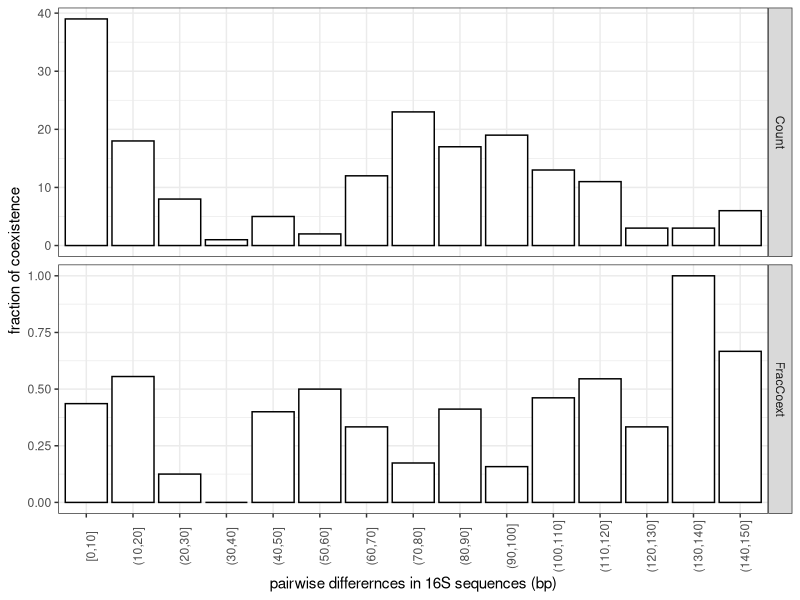
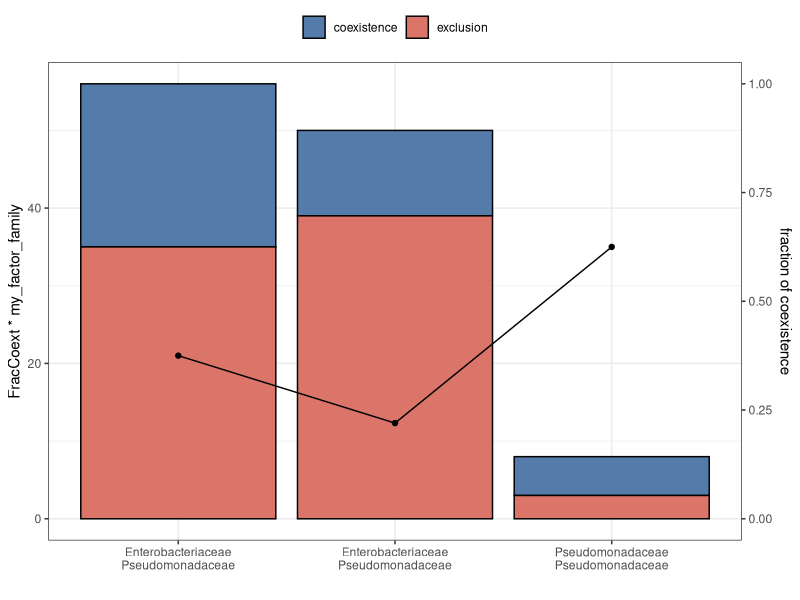
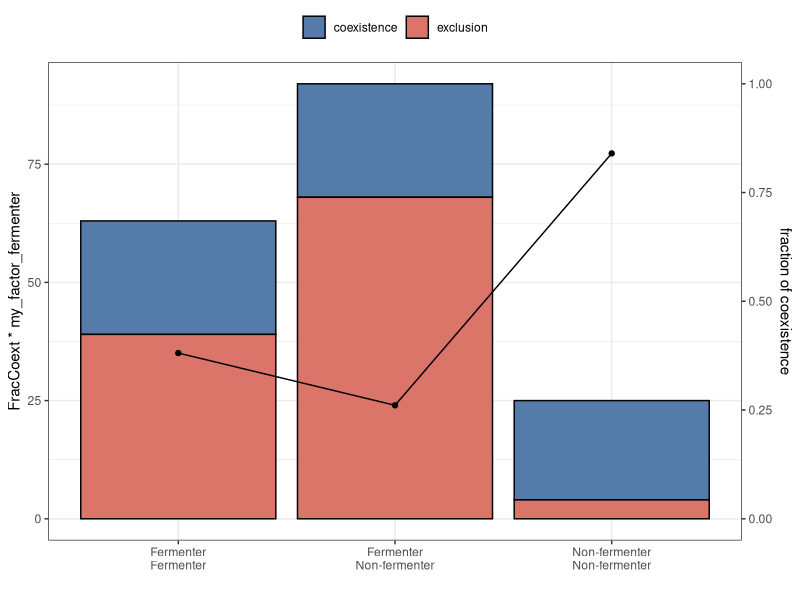

R code for these plots, in order: (Note: this script raises an error after producing the figures.)
#' Compare pairwise phylogenetic identities to the outcomes of pairwise competition.
#' The pairwise phylogenetic identities includes:
#' 1. RDP taxonomy
#' 2. 16S
#' 3. Branch distances on a tree
library(tidyverse)
#library(data.table)

pairs <- read_csv(here::here("data/output/pairs.csv"))
interaction_type <- c("exclusion", "coexistence", "neutrality", "mutual exclusion", "frequency-dependent\ncoexistence")
myColor = c("#DB7469", "#557BAA", "#8650C4", "red", "blue")
names(myColor) <- interaction_type


# Plot the pairs count----
## RDP Fermenter vs. fraction of coexistence ----
### Fraction
pairs_interaction_fermenter <- pairs %>%
  filter(PairFermenter != "") %>%
  filter(InteractionType != "", !is.na(PairFermenter)) %>%
  filter(InteractionType %in% c("coexistence", "exclusion")) %>%
  group_by(PairFermenter, InteractionType) %>%
  summarize(Count = n()) %>%
  spread(InteractionType, Count) %>%
  mutate(FracCoext = coexistence / (coexistence + exclusion))


### Plot
my_factor_fermenter <- apply(pairs_interaction_fermenter[,c("coexistence", "exclusion")], 1, sum) %>% max
p_pairs_interaction_fermenter <- pairs %>%
  filter(PairFermenter != "") %>%
  filter(InteractionType != "", !is.na(PairFermenter)) %>%
  filter(InteractionType %in% c("coexistence", "exclusion")) %>%
  ggplot() +
  geom_bar(aes(x = PairFermenter, fill = InteractionType, group = InteractionType), color = "black", position = "stack") +
  geom_line(data = pairs_interaction_fermenter, aes(x = PairFermenter, y = FracCoext * my_factor_fermenter, group = 1)) +
  geom_point(data = pairs_interaction_fermenter, aes(x = PairFermenter, y = FracCoext * my_factor_fermenter)) +
  scale_x_discrete(labels = c("Fermenter\nFermenter", "Fermenter\nNon-fermenter", "Non-fermenter\nNon-fermenter")) +
  scale_y_continuous(sec.axis = sec_axis(trans = ~./my_factor_fermenter, name = "fraction of coexistence"), limits = c(0, my_factor_fermenter)) +
  scale_fill_manual(values = myColor) +
  theme_bw() +
  theme(legend.position = "top", legend.title = element_blank()) +
  labs(x = "")

## RDP Family vs. fraction of coexistence ----
### Fraction
pairs_interaction_family <- pairs %>%
  filter(PairFamily != "") %>%
  filter(InteractionType != "", !is.na(PairFamily)) %>%
  filter(InteractionType %in% c("coexistence", "exclusion")) %>%
  group_by(PairFamily, InteractionType) %>%
  summarize(Count = n()) %>%
  spread(InteractionType, Count) %>%
  mutate(FracCoext = coexistence / (coexistence + exclusion))


### Plot
my_factor_family <- apply(pairs_interaction_family[,c("coexistence", "exclusion")], 1, sum) %>% max
p_pairs_interaction_family <- pairs %>%
  filter(PairFamily != "") %>%
  filter(InteractionType != "", !is.na(PairFamily)) %>%
  filter(InteractionType %in% c("coexistence", "exclusion")) %>%
  ggplot() +
  geom_bar(aes(x = PairFamily, fill = InteractionType, group = InteractionType), color = "black", position= "stack") +
  geom_line(data = pairs_interaction_family, aes(x = PairFamily, y = FracCoext * my_factor_family, group = 1)) +
  geom_point(data = pairs_interaction_family, aes(x = PairFamily, y = FracCoext * my_factor_family)) +
  scale_x_discrete(labels = c("Enterobacteriaceae\nPseudomonadaceae", "Enterobacteriaceae\nPseudomonadaceae", "Pseudomonadaceae\nPseudomonadaceae")) +
  scale_y_continuous(sec.axis = sec_axis(trans = ~./my_factor_family, name = "fraction of coexistence"), limits = c(0, my_factor_family)) +
  scale_fill_manual(values = myColor) +
  theme_bw() +
  theme(legend.position = "top", legend.title = element_blank()) +
  labs(x = "")


## 16S sequence difference vs. fraction of coexistence----
### Cut the continuous sequence difference into categories
pairs_interaction_16S_cut <-  pairs %>%
  filter(!is.na(SeqDifference)) %>%
  filter(InteractionType %in% c("coexistence", "exclusion")) %>%
  mutate(InteractionType = factor(InteractionType)) %>%
  #  mutate(SeqDifference = cut(SeqDifference, breaks = c(seq(0, 30, 10), seq(60, 120, 10), 150, Inf))) %>%
  mutate(SeqDifference = cut(SeqDifference, breaks = seq(0, 160, 10), include.lowest = T)) %>%
  group_by(SeqDifference, InteractionType) %>%
  summarize(Count = n()) %>%
  spread(InteractionType, Count, fill = 0) %>%
  mutate(FracCoext = coexistence / (coexistence + exclusion)) %>%
  mutate(Count = sum(coexistence, exclusion))

### Plot
p_pairs_interaction_16S_cut <- pairs_interaction_16S_cut %>%
  gather("yAxisData", "yAxisValue", 4:5) %>%
  ggplot(aes(x = SeqDifference, y = yAxisValue)) +
  geom_col(col = "black", fill = "white") +
#  scale_y_continuous(limits = c(0,1)) +
  facet_grid(yAxisData~., scales = "free_y") +
  theme_bw() +
  theme(axis.text.x = element_text(angle = 90)) +
  labs(x = "pairwise differernces in 16S sequences (bp)", y = "fraction of coexistence")

#
save(p_pairs_interaction_fermenter, p_pairs_interaction_family, p_pairs_interaction_16S_cut, file = here::here("data/temp/pairs_bar_plots.Rdata"))

if (FALSE) {


## Tree distance vs. fraction of coexistence ----
### Cut the continuous sequence difference into categories
pairs_interaction_tree_cut <-
  pairs %>%
  filter(!is.na(PairTreeDistance)) %>%
  filter(InteractionType %in% c("coexistence", "exclusion")) %>%
  mutate(InteractionType = factor(InteractionType)) %>%
  mutate(PairTreeDistance = cut(PairTreeDistance, breaks = seq(-0.1, 0.5, .05), include.lowest = T)) %>%
  group_by(PairTreeDistance, InteractionType) %>%
  summarize(Count = n()) %>%
  spread(InteractionType, Count, fill = 0) %>%
  mutate(FracCoext = coexistence / (coexistence + exclusion)) %>%
  mutate(Count = sum(coexistence, exclusion))

### Plot
p_pairs_interaction_tree_cut <- pairs_interaction_tree_cut %>%
  gather("yAxisData", "yAxisValue", 4:5) %>%
  ggplot(aes(x = PairTreeDistance, y = yAxisValue)) +
  geom_col(col = "black", fill = "white") +
  #  scale_y_continuous(limits = c(0,1)) +
  facet_grid(yAxisData~., scales = "free_y") +
  theme_bw() +
  theme(axis.text.x = element_text(angle = 90)) +
  labs(x = "pairwise branch distance", y = "fraction of coexistence")

p_pairs_interaction_tree_cut
}

